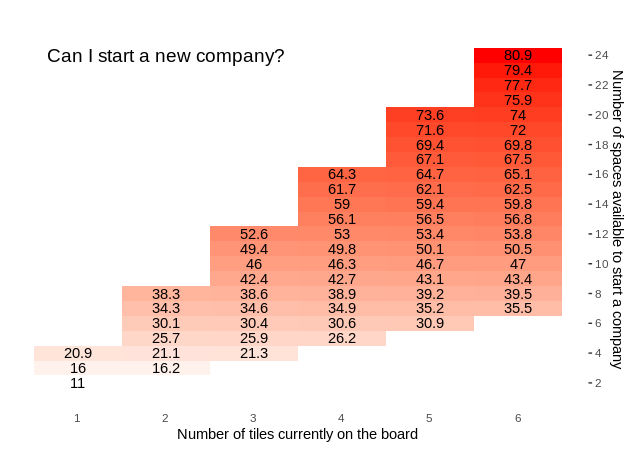

Generate this figure with R:
# David Ebert
# 20 August 2019
# Acquire board game question:
#   What's the probability of being able to start a new company, 
#   given the number of existing tiles on the board and how many 
#   spots are avilable to start a company?

find_p_starting_company = function(n_tiles_played, n_starting_spaces){
  # Too many possible starting spaces
  if(n_tiles_played * 4 < n_starting_spaces){
    return(NA)
  } else if (n_starting_spaces <= (n_tiles_played)){
  # Not enough starting spaces
    return(NA)
  # Some of these combos are also invalid, but we'll show them anyway.
  } else {
    return(1-
             (108 - n_tiles_played - n_starting_spaces) / (108 - n_tiles_played) * 
             (107 - n_tiles_played - n_starting_spaces) / (107 - n_tiles_played) * 
             (106 - n_tiles_played - n_starting_spaces) / (106 - n_tiles_played) * 
             (105 - n_tiles_played - n_starting_spaces) / (105 - n_tiles_played) * 
             (104 - n_tiles_played - n_starting_spaces) / (104 - n_tiles_played) * 
             (103 - n_tiles_played - n_starting_spaces) / (103 - n_tiles_played)  
    )
  }
}

# Common 3 player game
find_p_starting_company(3,12)

# Common 4 player game:
find_p_starting_company(4,14)

# Invalid:
find_p_starting_company(4,1)

for(tiles_played in seq(1,4)){
  for(starting_spaces in seq(4,12)){
   cat("\n\nTiles Played: ", tiles_played,
                "\nStarting Spaces: ", starting_spaces,
                "\nProb of starting a chain: ", find_p_starting_company(tiles_played, starting_spaces))
  }
}



### Make Heatmap

df <- expand.grid(tiles_played = seq(1,6),
                  starting_spaces = seq(2,24)
)

i = 1
for(starting_spaces in seq(2,24)){
  for(tiles_played in seq(1,6)){
      df[i,"prob_starting"] = find_p_starting_company(tiles_played, starting_spaces) * 100
    i = i + 1
  }
}


require(ggplot2)
theme_set(theme_bw())
ggplot(data = df, aes(y = starting_spaces, x = tiles_played)) +
  geom_tile(aes(fill = prob_starting)) +
  geom_text(aes(label = round(prob_starting, 1))) + 
  scale_fill_gradient(low = "white", high = "red", na.value = "white") + 
  theme(panel.background = element_blank(), 
        panel.grid = element_blank(),
        axis.ticks.x = element_blank(),
        panel.border = element_blank(),
        legend.position = "none") +
  labs(#title="Can I Start a New Company?",
       title="",
       x="Number of tiles currently on the board",
       y="Number of spaces available to start a company") +
  scale_x_continuous(breaks=seq(1,6,1)) +
  scale_y_continuous(breaks=seq(2,24,2), position = "right") +
  annotate("text", x = c(2), y = c(24), 
           label = c("Can I start a new company?"), 
           color="black", size=5)

ggsave('acquire.png')
